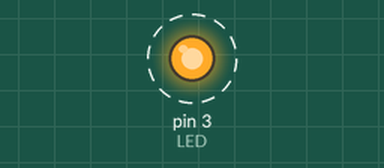
A sketch run on a simulated Arduino Uno, built with avr-gcc and run on an emulated ATmega328P. On the bench: output pins drawn as LEDs (lit = HIGH). Dashed ring = blinking.

Above: at 0.2 s.
Timing chart, 0 to 3.0 s (numbered marks = the images above):
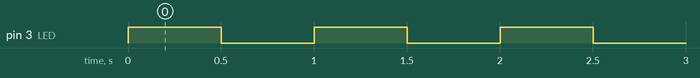

The sketch:

LED.ino
```cpp
#define LED  3//定义LED控制引脚
void setup()
{
  pinMode(LED,OUTPUT);//设置LED引脚的控制引脚为输出模式
}

void loop()
{
 digitalWrite(LED,HIGH);//设置LED引脚输出高电平
 delay(500);
 digitalWrite(LED,LOW);//设置LED引脚输出低电平
 delay(500);
}
```

Measured:
- by itself, pin 3 (LED): alternates HIGH for 0.50 s and LOW for 0.50 s
